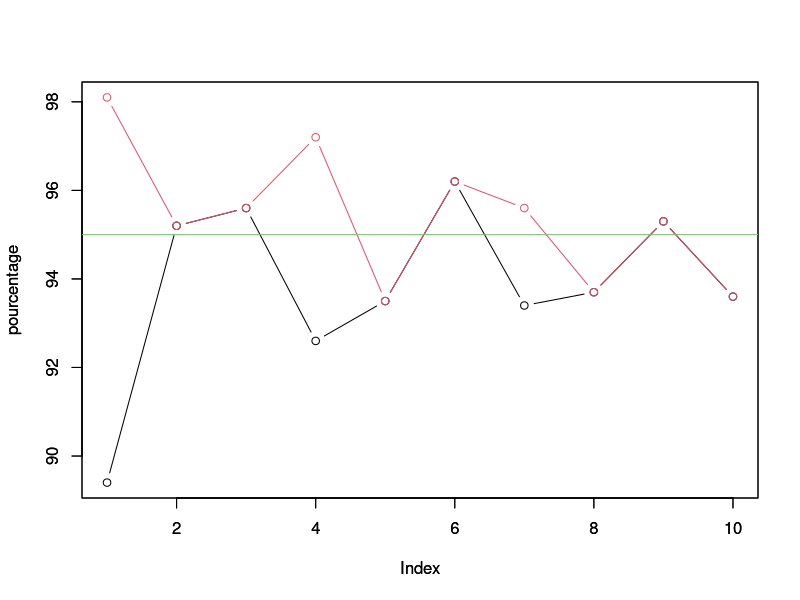
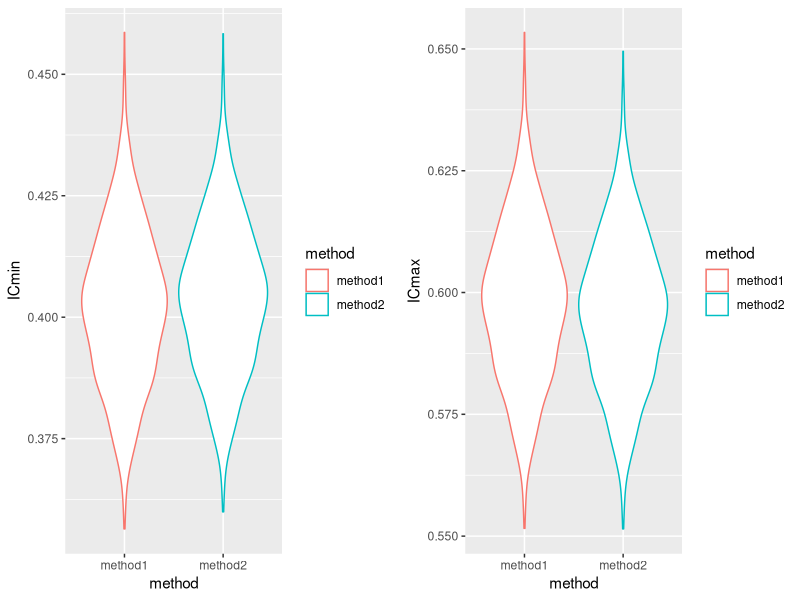
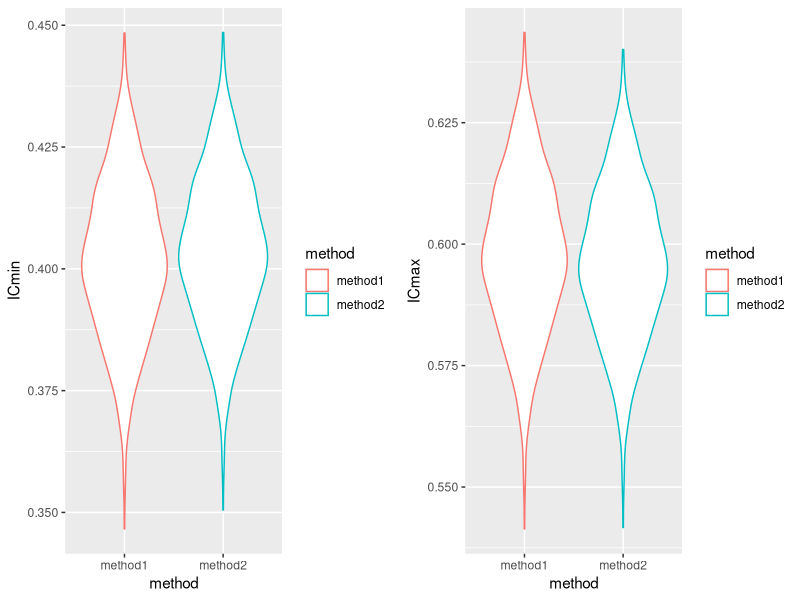
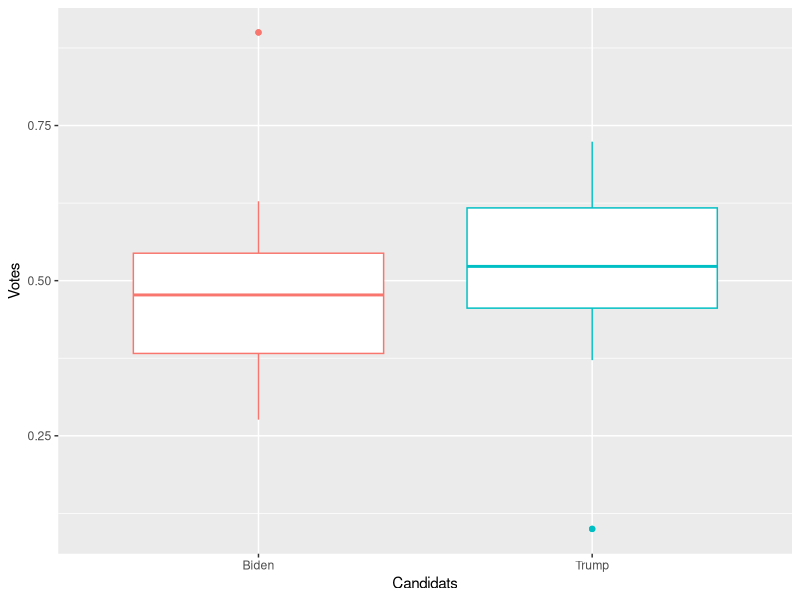

Generate these figures, in order, with R:
## ---- chunk 1
knitr::opts_chunk$set(echo = TRUE)
## ---- chunk 2
IC1 <- function(prob, u = qnorm(0.975),n=100){
  ICmin<- prob-u*sqrt(prob*(1-prob)/n)
  ICmax<- prob+u*sqrt(prob*(1-prob)/n) 
  return(list(ICmin=ICmin, ICmax = ICmax))
}
## ---- chunk 3
IC2 <- function(prob, u = qnorm(0.975),n=100){
  ICmin<- (prob + ((u**2)/n)-(u/sqrt(n))*sqrt((u**2)/(4*n)+prob*(1-prob)))/(1+((u**2)/n))
  ICmax<- (prob + ((u**2)/n)+(u/sqrt(n))*sqrt((u**2)/(4*n)+prob*(1-prob)))/(1+((u**2)/n))
  return(list(ICmin=ICmin, ICmax = ICmax))
}
## ---- chunk 4
IC <- function(prob, u = qnorm(0.975),n=100){
  ICmin1<- prob-u*sqrt(prob*(1-prob)/n)
  ICmax1<- prob+u*sqrt(prob*(1-prob)/n) 
  ICmin2<- (prob + ((u**2)/(2*n))-(u/sqrt(n))*sqrt((u**2)/(4*n)+prob*(1-prob)))/(1+((u**2)/n))
  ICmax2<- (prob + ((u**2)/(2*n))+(u/sqrt(n))*sqrt((u**2)/(4*n)+prob*(1-prob)))/(1+((u**2)/n))
  return(list(ICmin1=ICmin1, ICmax1 = ICmax1,ICmin2=ICmin2, ICmax2 = ICmax2))
}
## ---- chunk 5
simu1 <-function(N = 1000, n = 100, p = 0.5)
{
  count1<-0##Compteur pour méthode 1 
  count2<-0##Compteur pour méthode 2
  u <- qnorm(0.975)
  list<-replicate(N,mean(rbinom(n,size = 1,prob = p)))##Génération de n proportions compris entre 0 et 1 suivant une loi binomiale
  
  for(x in list)
  {
    ICtest<-IC(prob=x,u = qnorm(0.975),n=n)
    if(p>ICtest$ICmin1 && p< ICtest$ICmax1)
    {##Si le x-ième événement est dans l’intervalle généré par la méthode 1
      count1<-count1+1##On incrémente 1 au compteur de la méthode 1
    }
    if(p>ICtest$ICmin2 && p<ICtest$ICmax2)
    {##Si le x-ième événement est dans l’intervalle généré par la méthode 1
      count2<-count2+1##On incrémente 1 au compteur de la méthode 1
    }
  }##Calcul du taux d’éléments dans l’intervalle généré par les deux méthodes
  return(list(pcount1=(count1/N)*100, pcount2=(count2/N)*100))
}
##Nous simulons la précision de l’intervalle avec un échantillon grandissant afin de simuler l’infini
simu1(N = 1000, n = 10, p = 0.5)
## ---- chunk 6
simu1(N = 1000, n = 100, p = 0.5)
## ---- chunk 7
nb <- 10
res2 <- matrix(0,nrow = nb, ncol = 2)
for(i in 1:nb)
{
  s <- simu1(N = 1000, n = 10*i, p = 0.5)
  res2[i,] <- c(s$pcount1, s$pcount2)
}
ylim <- c(min(res2),max(res2))
plot(res2[,1], type = 'b', col = 1, ylim = ylim, ylab="pourcentage")
par(new = TRUE)
plot(res2[,2], type = 'b', col = 2, ylim = ylim, ylab="pourcentage")
abline(h=95, col = 3)
## ---- chunk 8
################# Librairies
library(ggplot2)
library(parallel)
#install.packages("gridExtra") installer ce package au préalable
library(gridExtra)

################# Déclaration de la fonction
simu1.2 <- function(i,n = 1000, prob)
{
  ## pour une population de taille n, chaque événement choisira au hasard 0 ou 1 avec une probabilité de 0.5
  tirage <- rbinom(n,size = 1,prob = prob) 
  p <- mean(tirage) ## L'espérance d'obtenir un résultat donné                
  q <- 1 - p ## L'inverse de p
 
  ##Calcul de l'intervalle de confiance de p avec les deux méthodes 
  ICmin1.p <- IC(prob = p)$ICmin1
  ICmax1.p <- IC(prob = p)$ICmax1
  ICmin2.p <- IC(prob = p)$ICmin2
  ICmax2.p <- IC(prob = p)$ICmax2
  
  ##Calcul de l'intervalle de confiance de q avec les deux méthodes 
  ICmin1.q <- IC(prob = q)$ICmin1
  ICmax1.q <- IC(prob = q)$ICmax1
  ICmin2.q <- IC(prob = q)$ICmin2
  ICmax2.q <- IC(prob = q)$ICmax2
  
  ##Création d'un data frame
  df <- data.frame(
    Donnees = rep(c("evenement1","evenement2"),2),
    Proba = rep(c(p,q),2),
    method = rep(c("method1","method2"), each=2),
    ICmin = c(ICmin1.p,ICmin1.q,ICmin2.p,ICmin2.q),
    ICmax = c(ICmax1.p,ICmax1.q,ICmax2.p,ICmax2.q),
    stringsAsFactors = TRUE
  )
  return(df)
}

################# Application de la fonction
N<-1000

list <- mclapply(1:N, FUN = simu1.2,
                 n = 1000,
                 prob = 0.5,
                 mc.cores = 1) #si pas sous windows, remplacer 1 par nb_cores

df <- do.call(rbind, list)
head(df)
## ---- chunk 9

ev1 <- df[df[,1] == "evenement1",1:5]

pICmin.1 <- ggplot(ev1, aes(x = method, y = ICmin, color=method)) + geom_violin()
pICmax.1 <- ggplot(ev1, aes(x = method, y = ICmax, color=method)) + geom_violin()
grid.arrange(pICmin.1, pICmax.1, ncol=2)

## ---- chunk 10
ev2 <- df[df[,1] == "evenement2",1:5]
pICmin.2 <- ggplot(ev2, aes(x = method, y = ICmin, color=method)) + geom_violin()
pICmax.2 <- ggplot(ev2, aes(x = method, y = ICmax, color=method)) + geom_violin()
grid.arrange( pICmin.2, pICmax.2, ncol=2)
## ---- chunk 11

simu2 <- function(i, n = 100, etat, prob)
{
  B <- prob[i]
  Tr <- 1 - B 
  
  ICmin1.B<- IC(prob = B)$ICmin1
  ICmax1.B<- IC(prob = B)$ICmax1
  ICmin2.B <- IC(prob = B)$ICmin2
  ICmax2.B <- IC(prob = B)$ICmax2
  
  ICmin1.Tr<- IC(prob = Tr)$ICmin1
  ICmax1.Tr<- IC(prob = Tr)$ICmax1
  ICmin2.Tr <- IC(prob = Tr)$ICmin2
  ICmax2.Tr <- IC(prob = Tr)$ICmax2
  
  df <- data.frame(
    Etat = etat[i],
    Candidats = rep(c("Biden","Trump"),2),
    Votes = rep(c(B,Tr),2),
    method = rep(c("method1","method2"),each=2),
    ICmin = c(ICmin1.B,ICmin1.Tr,ICmin2.B,ICmin2.Tr),
    ICmax = c(ICmax1.B,ICmax1.Tr,ICmax2.B,ICmax2.Tr),
    stringsAsFactors = TRUE
  )
  return(df)
}

nEtats <- 51
table<-read.table("prBiden.txt", col.names = c("Etat","pr.Biden","tendance"))
head(table)

## ---- chunk 12
list_results <- mclapply(1:nEtats, FUN = simu2,
                         n = 1000,
                         etat = table$Etat,
                         prob = table$tendance,
                         mc.cores = 1) #si pas sous windows, remplacer 1 par nb_cores

df.BvsT <- do.call(rbind, list_results)
head(df.BvsT)
## ---- chunk 13
real_list_results <- mclapply(1:nEtats, FUN = simu2,
                         n = 1000,
                         etat = table$Etat,
                         prob = table$pr.Biden,
                         mc.cores = 1) #si pas sous windows, remplacer 1 par nb_cores

df.BvsT.real <- do.call(rbind, real_list_results)
head(df.BvsT.real)
mean(df.BvsT$Votes[df.BvsT[,2] == "Biden"])
mean(df.BvsT$Votes[df.BvsT[,2] == "Trump"])
## ---- chunk 14
bp <- ggplot(df.BvsT, aes(x=Candidats, y=Votes, color=Candidats)) +
  geom_boxplot() + 
  theme(legend.position = "none")
bp
